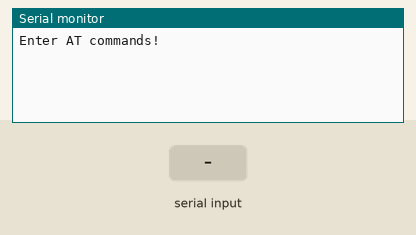
A sketch run on a simulated Arduino Uno, built with avr-gcc and run on an emulated ATmega328P. Shown: the last lines printed to the serial monitor. The test bench sets the inputs (shaded band).

Above: at 1.2 s.
1.3 s: "1" received over the second serial link
At 2.5 s:
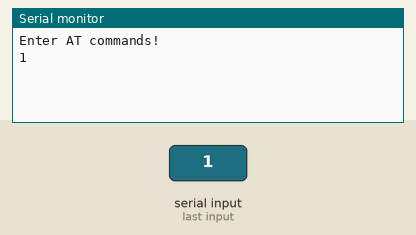
2.8 s: "0" received over the second serial link
At 3.8 s:
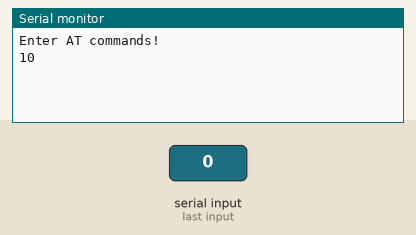

Measured:
- after the input at 1.3 s, the serial monitor: prints a new line at once (image 1)
- after the input at 2.8 s, the serial monitor: prints a new line at once (image 2)

The sketch:

HC05_config.ino
```cpp
//Circuit SetupL Need a voltage devider into RXD | Need Enable Pin connected to VCC
//Need to set up the Baud Rate for Command Mode as 38400 regardless the Baud Rate on the chip
//To change the Baudrate using command AT+UART=9600,1,0 or AT+UART=9600,0,0  (9600 baud rate, 1 stop bit, 0 parity)
//Debugging Setting: Both NL&CR

/*
 * Master Mode Commands:
AT+RMAAD Clear any paired devices
AT+ROLE=1 Set mode to Master
AT+RESET After changing role, reset is required
AT+CMODE=0 Allow connection to any address (I have been told this is wrong and CMODE=1 sets “any address”
AT+INQM=0,5,5 Inquire mode – Standard, stop after 5 devices found or after 5 seconds
AT+PSWD=1234 Set PIN. Should be same as slave device
AT+INIT Start Serial Port Profile (SPP) ( If Error(17) returned – ignore as profile already loaded)
AT+INQ Start searching for devices
 */

 /*
  * Reference
  * 1.https://gadgetperfect.wordpress.com/701-2/ for Commands
  * 2. http://www.martyncurrey.com/arduino-with-hc-05-bluetooth-module-at-mode/ for HC-05 / HC-06 connection
  */

#include <SoftwareSerial.h>
//SoftwareSerial EEBlue(10, 11); // RX | TX
 SoftwareSerial EEBlue(2, 3); // RX | TX
void setup()
{
  Serial.begin(9600);
  EEBlue.begin(38400);  //Baud Rate for command Mode.
  Serial.println("Enter AT commands!");
}

void loop()
{

  // Feed any data from bluetooth to Terminal.
  if (EEBlue.available())
    Serial.write(EEBlue.read());

  // Feed all data from termial to bluetooth
  if (Serial.available())
    EEBlue.write(Serial.read());
}
```
